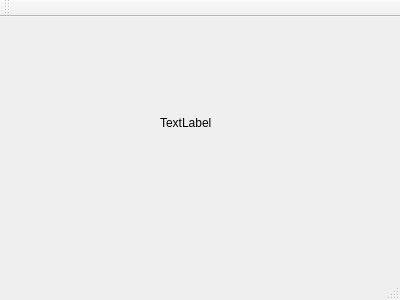
<?xml version="1.0" encoding="UTF-8"?>
<ui version="4.0">
 <class>MainWindow</class>
 <widget class="QMainWindow" name="MainWindow">
  <property name="geometry">
   <rect>
    <x>0</x>
    <y>0</y>
    <width>400</width>
    <height>300</height>
   </rect>
  </property>
  <property name="windowTitle">
   <string>MainWindow</string>
  </property>
  <widget class="QWidget" name="centralWidget">
   <widget class="QLabel" name="label">
    <property name="geometry">
     <rect>
      <x>160</x>
      <y>100</y>
      <width>54</width>
      <height>12</height>
     </rect>
    </property>
    <property name="text">
     <string>TextLabel</string>
    </property>
   </widget>
   <widget class="QWidget" name="verticalLayoutWidget">
    <property name="geometry">
     <rect>
      <x>100</x>
      <y>140</y>
      <width>160</width>
      <height>80</height>
     </rect>
    </property>
    <layout class="QVBoxLayout" name="verticalLayout"/>
   </widget>
  </widget>
  <widget class="QMenuBar" name="menuBar">
   <property name="geometry">
    <rect>
     <x>0</x>
     <y>0</y>
     <width>400</width>
     <height>25</height>
    </rect>
   </property>
  </widget>
  <widget class="QToolBar" name="mainToolBar">
   <attribute name="toolBarArea">
    <enum>TopToolBarArea</enum>
   </attribute>
   <attribute name="toolBarBreak">
    <bool>false</bool>
   </attribute>
  </widget>
  <widget class="QStatusBar" name="statusBar"/>
 </widget>
 <layoutdefault spacing="6" margin="11"/>
 <resources/>
 <connections/>
</ui>
